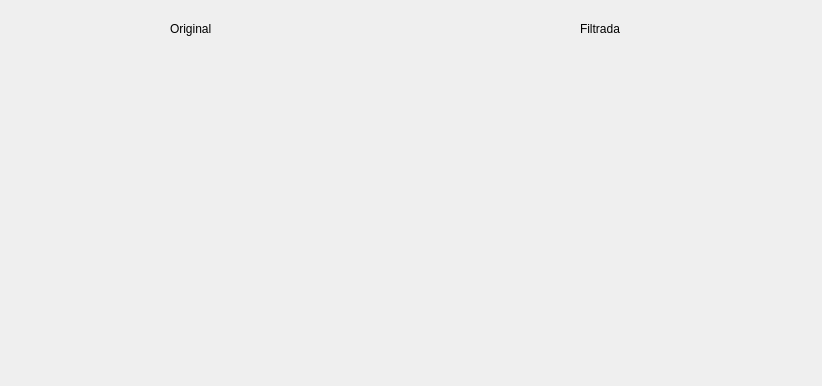
<?xml version="1.0" encoding="UTF-8"?>
<ui version="4.0">
 <class>UiMedianFilter</class>
 <widget class="QDialog" name="UiMedianFilter">
  <property name="geometry">
   <rect>
    <x>0</x>
    <y>0</y>
    <width>822</width>
    <height>386</height>
   </rect>
  </property>
  <property name="windowTitle">
   <string>Dialog</string>
  </property>
  <widget class="QLabel" name="label">
   <property name="geometry">
    <rect>
     <x>170</x>
     <y>20</y>
     <width>67</width>
     <height>17</height>
    </rect>
   </property>
   <property name="text">
    <string>Original</string>
   </property>
  </widget>
  <widget class="QLabel" name="label_2">
   <property name="geometry">
    <rect>
     <x>580</x>
     <y>20</y>
     <width>67</width>
     <height>17</height>
    </rect>
   </property>
   <property name="text">
    <string>Filtrada</string>
   </property>
  </widget>
  <widget class="QLabel" name="display_image_ori">
   <property name="geometry">
    <rect>
     <x>20</x>
     <y>40</y>
     <width>371</width>
     <height>331</height>
    </rect>
   </property>
   <property name="text">
    <string/>
   </property>
  </widget>
  <widget class="QLabel" name="display_image_fil">
   <property name="geometry">
    <rect>
     <x>430</x>
     <y>40</y>
     <width>371</width>
     <height>331</height>
    </rect>
   </property>
   <property name="text">
    <string/>
   </property>
  </widget>
 </widget>
 <resources/>
 <connections/>
</ui>
